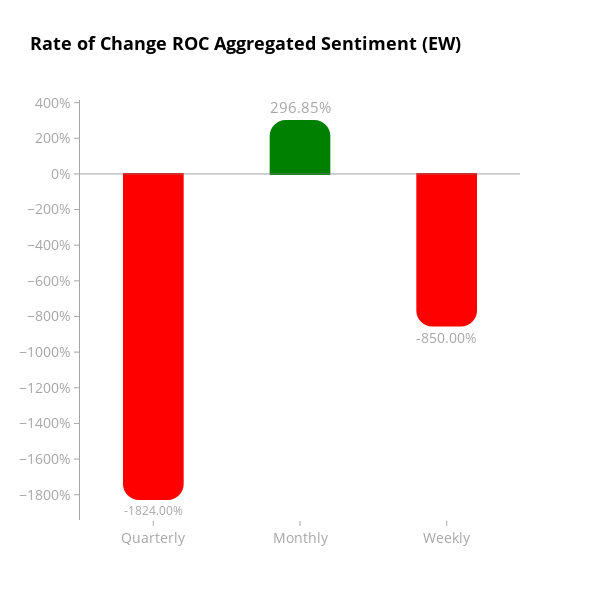
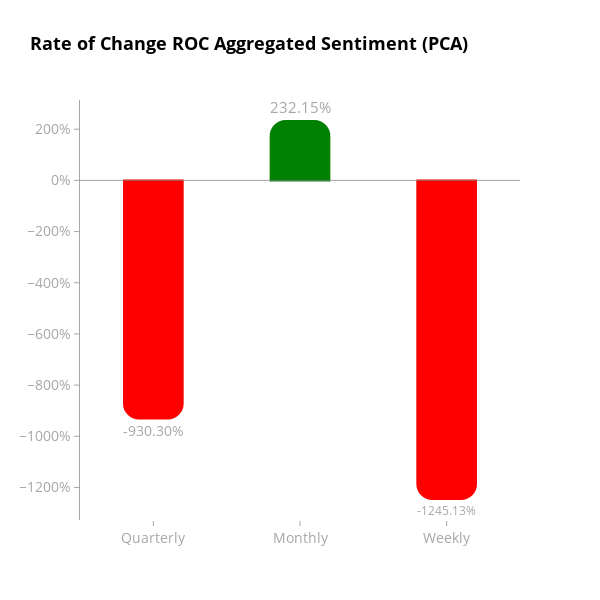

Notebook code cell kept with these figures, in order:
### Code cell
# Call the function for aggregate indicator columns and save charts
create_bar_chart(merged_df, 'aggregate_indicator_equalweight', "ROC Aggregated Sentiment (EW)")
create_bar_chart(merged_df, 'aggregate_indicator_PCA', "ROC Aggregated Sentiment (PCA)")

### Figure 1 — Plotly figure (JSON) as saved in the notebook; plotly's stock layout.template omitted (floating-point values rounded to 4 significant figures)
{"data": [{"marker": {"color": ["red", "green", "red"], "cornerradius": 15, "line": {"color": ["red", "green", "red"], "width": 2}}, "text": ["-1824.00%", "296.85%", "-850.00%"], "textfont": {"color": "rgba(128, 128, 128, 0.7)", "size": 16}, "textposition": "outside", "width": 0.4, "x": ["Quarterly", "Monthly", "Weekly"], "y": [-1824.0, 296.9, -850.0], "type": "bar"}], "layout": {"title": {"font": {"color": "black", "size": 18, "weight": "bold"}, "text": "Rate of Change ROC Aggregated Sentiment (EW)"}, "yaxis": {"title": {}, "ticksuffix": "%", "tickfont": {"color": "rgba(128, 128, 128, 0.7)", "size": 14}, "showgrid": false, "zeroline": false, "linecolor": "rgba(128, 128, 128, 0.7)", "showline": true, "ticks": "outside", "tickcolor": "rgba(128, 128, 128, 0.7)", "dtick": 200}, "font": {"color": "black", "size": 14}, "xaxis": {"title": {}, "tickfont": {"color": "rgba(128, 128, 128, 0.7)", "size": 14}, "showgrid": false, "zeroline": false, "showline": false, "ticks": "outside", "tickcolor": "rgba(128, 128, 128, 0.7)"}, "plot_bgcolor": "white", "paper_bgcolor": "white", "width": 600, "height": 600, "hovermode": "x unified", "bargap": 0.1, "shapes": [{"line": {"color": "rgba(128, 128, 128, 0.7)", "dash": "solid", "width": 1}, "type": "line", "x0": 0, "x1": 1, "xref": "x domain", "y0": 0, "y1": 0, "yref": "y"}]}}

### Figure 2 — Plotly figure (JSON) as saved in the notebook; plotly's stock layout.template omitted (floating-point values rounded to 4 significant figures)
{"data": [{"marker": {"color": ["red", "green", "red"], "cornerradius": 15, "line": {"color": ["red", "green", "red"], "width": 2}}, "text": ["-930.30%", "232.15%", "-1245.13%"], "textfont": {"color": "rgba(128, 128, 128, 0.7)", "size": 16}, "textposition": "outside", "width": 0.4, "x": ["Quarterly", "Monthly", "Weekly"], "y": [-930.3, 232.2, -1245.0], "type": "bar"}], "layout": {"title": {"font": {"color": "black", "size": 18, "weight": "bold"}, "text": "Rate of Change ROC Aggregated Sentiment (PCA)"}, "yaxis": {"title": {}, "ticksuffix": "%", "tickfont": {"color": "rgba(128, 128, 128, 0.7)", "size": 14}, "showgrid": false, "zeroline": false, "linecolor": "rgba(128, 128, 128, 0.7)", "showline": true, "ticks": "outside", "tickcolor": "rgba(128, 128, 128, 0.7)", "dtick": 200}, "font": {"color": "black", "size": 14}, "xaxis": {"title": {}, "tickfont": {"color": "rgba(128, 128, 128, 0.7)", "size": 14}, "showgrid": false, "zeroline": false, "showline": false, "ticks": "outside", "tickcolor": "rgba(128, 128, 128, 0.7)"}, "plot_bgcolor": "white", "paper_bgcolor": "white", "width": 600, "height": 600, "hovermode": "x unified", "bargap": 0.1, "shapes": [{"line": {"color": "rgba(128, 128, 128, 0.7)", "dash": "solid", "width": 1}, "type": "line", "x0": 0, "x1": 1, "xref": "x domain", "y0": 0, "y1": 0, "yref": "y"}]}}
